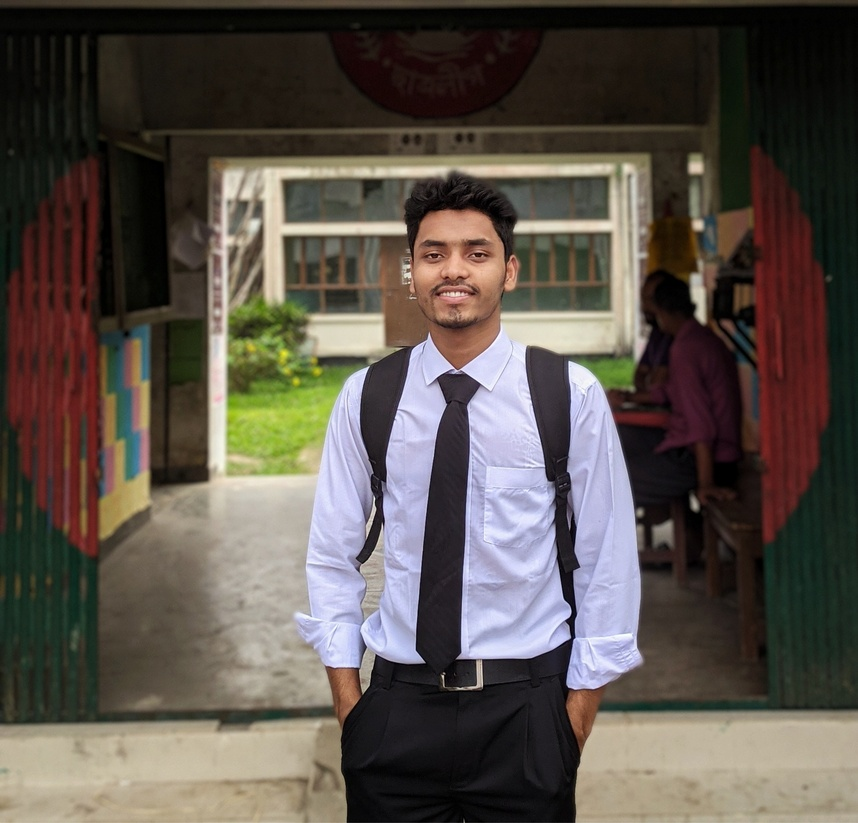
%> input picture Lab 2/my_image.jpg, 858 x 823 px, shrunk from 2817 x 2702 before the run
$ octave image_convolution.m   (GNU Octave 9; MATLAB toolbox functions it lacks are replaced by stand-ins)
%> lines starting %> are read from the running program, lines starting %| are printed output that depends on the picture
% Read the image
image = imread('my_image.jpg'); % Replace 'your_image.jpg' with the path to your image
%> image is the input picture: size 823x858x3 uint8; mean R, G, B 90.2, 82.3, 75.1

% Convert the image to grayscale if necessary
if size(image, 3) > 1
    image = rgb2gray(image);
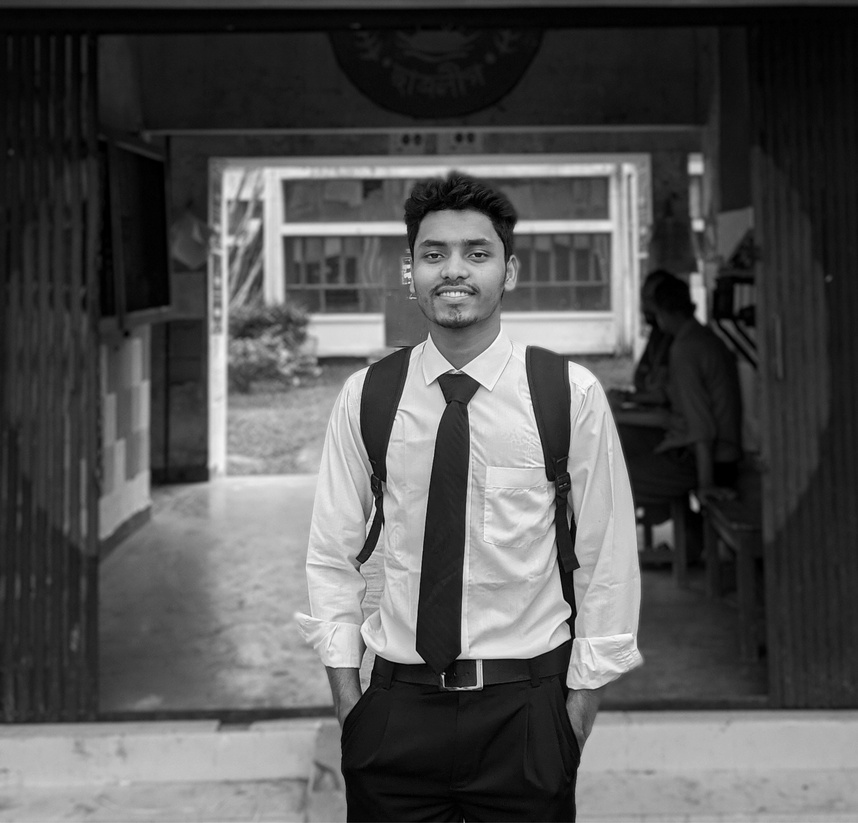
%> image: size 823x858 uint8; min 0, max 254, mean 83.8
end

% Define the system (filter/kernel)
system = [1 2 1; 0 0 0; -1 -2 -1]; % Example system (3x3 Sobel filter for edge detection)

% Perform convolution
convolvedImage = conv2(double(image), system, 'same');
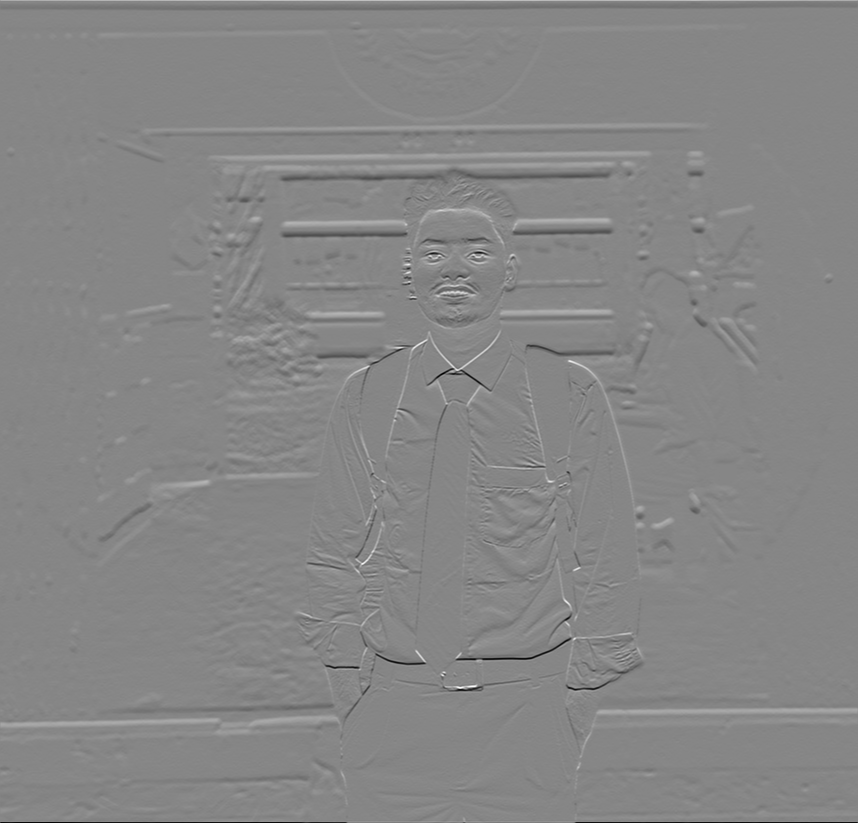
%> convolvedImage: size 823x858 double; min -762, max 685, mean 0.3; drawn with min black and max white

% Display the original image
subplot(1, 2, 1);
imshow(image);
title('Original Image');

% Display the convolved image
subplot(1, 2, 2);
imshow(uint8(convolvedImage));
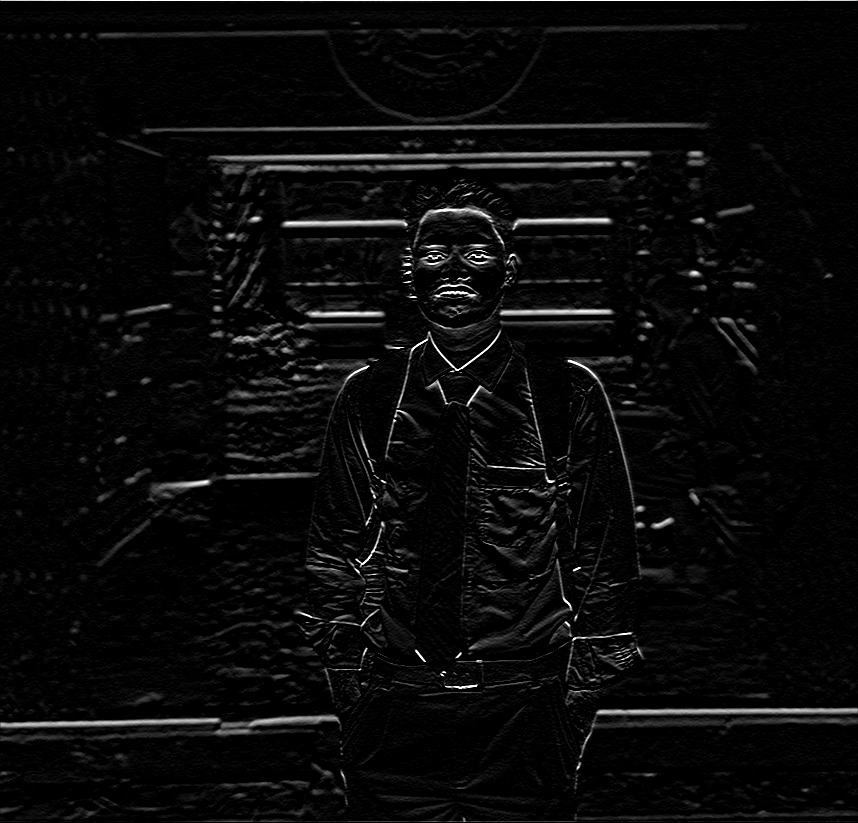
%> displayed picture: size 823x858, on the screen's scale of 0 to 255; min 0, max 255, mean 9.9
title('Convolved Image');
